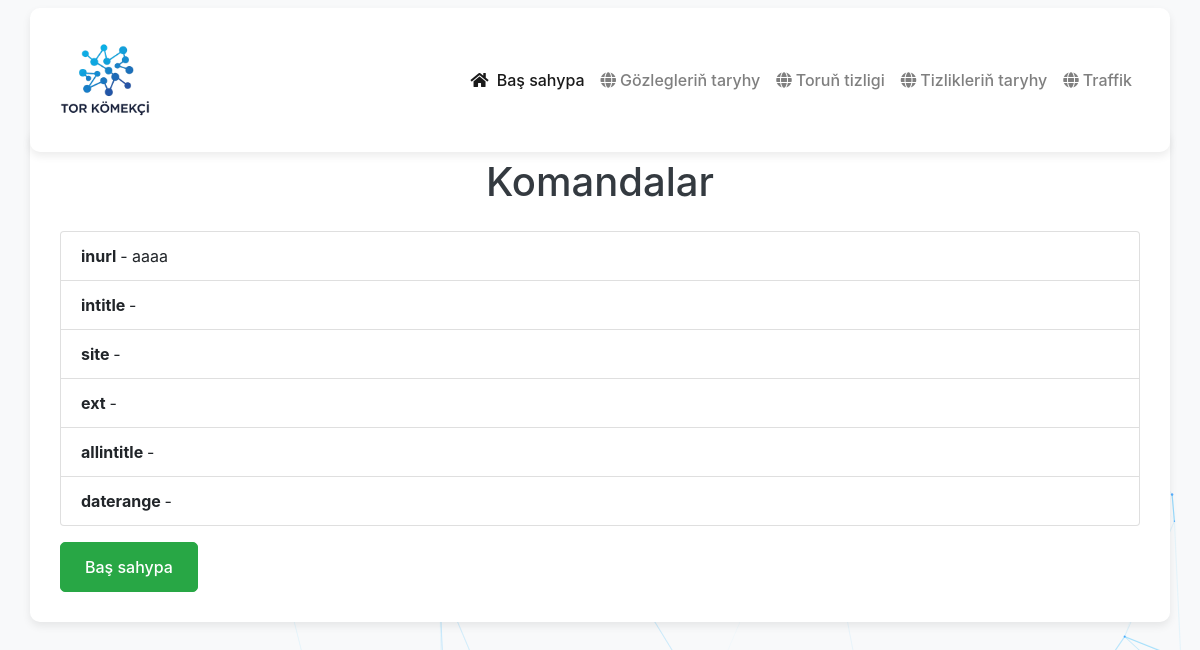
The page /list/ on the database as committed earlier.
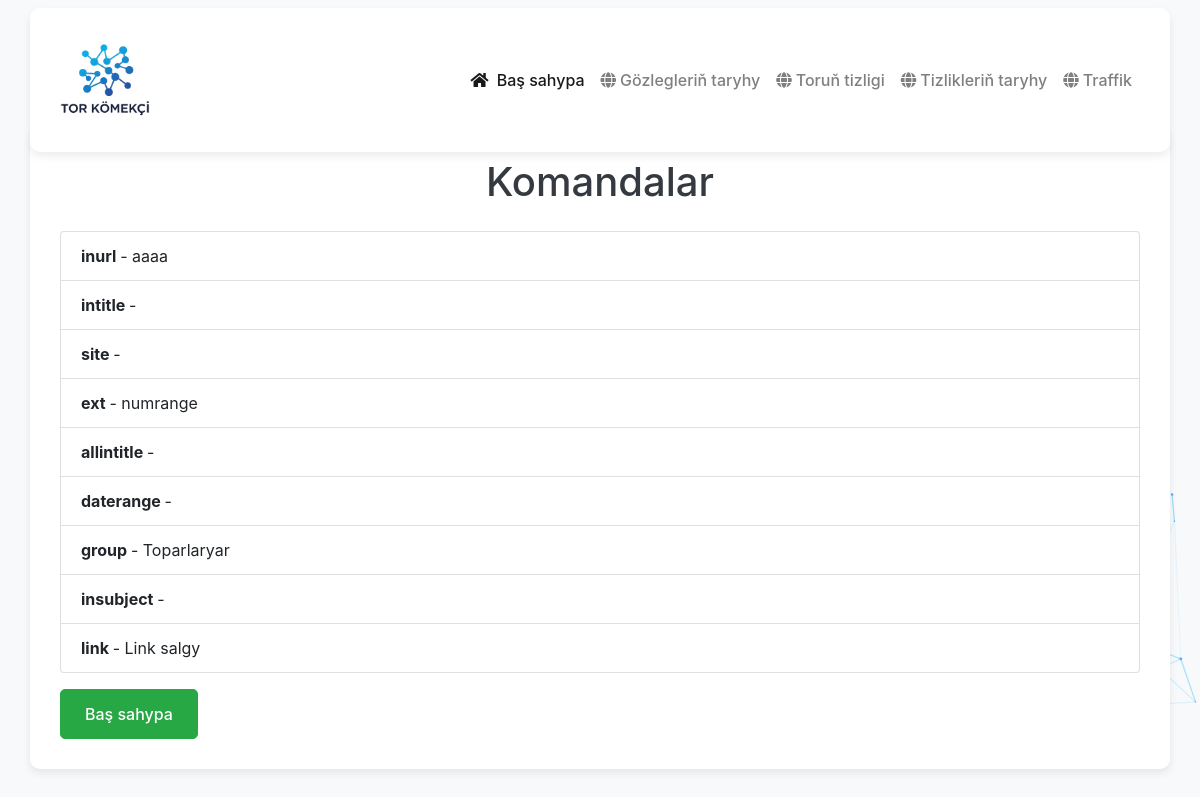
The same page on the database as committed later.
### app/models.py (models this page shows, shortened)
class Commands(models.Model):
    command = models.CharField(max_length=255, null=True)
    description = models.TextField(blank=True)
    class Meta:
        verbose_name="Buýruk"
        verbose_name_plural="Buýruklar"

### app/views.py (the view)
# urls.py: path('list/', com_list, name='com_list'),
def com_list(request):
    results = Commands.objects.all()
    return render(request, 'speed_tester/command_list.html', {'results': results})

### app/templates/speed_tester/command_list.html
{% extends "layouts.html" %}
{% load static %}
{% block content %}
<div class="container mt-5">
    <h1>Komandalar</h1>
    {% if results %}
        <ul class="list-group">
            {% for result in results %}
                <li class="list-group-item">
                    <strong>{{ result.command }} </strong> - {{ result.description }}
                </li>
            {% endfor %}
        </ul>
        <a href="{% url 'home' %}" class="btn btn-success mt-3">Baş sahypa</a>
    {% endif %}
</div>
{% endblock %}

### app/templates/layouts.html (shortened to what this page needs)
{% load static %}
<!DOCTYPE html>
<html lang="en">
<head>
    <link rel="stylesheet" href="https://stackpath.bootstrapcdn.com/bootstrap/4.5.2/css/bootstrap.min.css">
    <link rel="stylesheet" href="https://cdnjs.cloudflare.com/ajax/libs/font-awesome/5.15.4/css/all.min.css">
</head>
<body>
    <nav class="navbar navbar-expand-lg navbar-light fixed-top">
        <div class="container">
            <a class="navbar-brand" href="#">
                <img src="{% static 'logo.png'%}" width="90px" ></a>
            <div class="collapse navbar-collapse" id="navbarNav">
                <ul class="navbar-nav ml-auto">
                    <li class="nav-item active">
                        <a class="nav-link" href="{% url 'home' %}"><i class="fas fa-home mr-1"></i> Baş sahypa <span class="sr-only">(current)</span></a>
                    </li>
                    <li class="nav-item">
                        <a class="nav-link" href="{% url 'search_history_view' %}"><i class="fas fa-globe mr-1"></i>Gözlegleriň taryhy</a>
                    </li>
                    <li class="nav-item">
                        <a class="nav-link" href="{% url 'speed_test' %}"><i class="fas fa-globe mr-1"></i>Toruň tizligi</a>
                    </li>
                    <li class="nav-item">
                        <a class="nav-link" href="{% url 'speed_test_history' %}"><i class="fas fa-globe mr-1"></i>Tizlikleriň taryhy</a>
                    </li>
                    <li class="nav-item">
                        <a class="nav-link" href="{% url 'traffic_logs' %}"><i class="fas fa-globe mr-1"></i>Traffik</a>
                    </li>
                </ul>
            </div>
        </div>
    </nav>
    {% block content %}
    {% endblock %}
</body>
</html>

Rows that differ between the two databases and show on the page:
changed Commands "ext": description (not shown) → "numrange"
added Commands: command "group", description "Toparlaryar"
added Commands: command "insubject"
added Commands: command "link", description "Link salgy"
